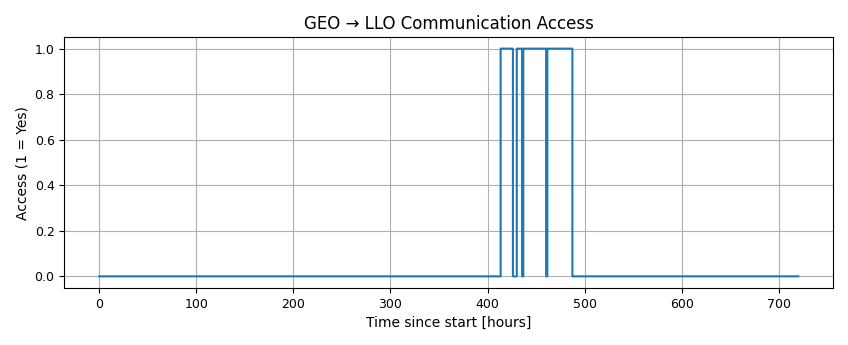

This chart was generated by the following Python code:
"""
第一次生成：基于脚本scenarioSpacecraftLoaction.py
1. 在basilisk中非地心轨道怎么建立
参考 scenarioLagrangePointOrbit.py 学会添加月球和月球根据星历运动
2. 第一次IR没有给出时间范围参数
AI缺乏训练以及合适样本参考的情况下真写不来（涉及到了多个脚本，目前是人与AI协作写）

第二次生成：增加对于通信窗口的检测
1. 一直没有通信窗口
一般地球与月球直接直接建立窗口就比较困难，由于地球阻挡，信号波束1度过窄，仿真时间过短等等。
所以这个脚本应该以功能性验证为主，能检测到极短窗口就行了。
2. 本场景设计的自然语言交互经过了多次复杂对话，中间过程目前不够清晰直观，使用户记忆有困难，不利于复现。主要难点也在于代码迭代不够清晰，每次迭代都是人为引导。
3. basilisk/examples/MultiSatBskSim 有更加复杂的多卫星编队模拟架构。
4. scenarioDataToViz.py 有一个从定义好的csv转viz的范例。
"""


import numpy as np
import matplotlib.pyplot as plt

from Basilisk.utilities import (
    SimulationBaseClass,
    macros,
    orbitalMotion,
    simIncludeGravBody,
    vizSupport
)
from Basilisk.simulation import spacecraft, spacecraftLocation
from Basilisk.topLevelModules import pyswice
from Basilisk.utilities.pyswice_spk_utilities import spkRead
from datetime import datetime, timedelta


def run(show_plots=True):

    # ==================================================
    # 1. 仿真基础设置
    # ==================================================
    simTaskName = "simTask"
    simProcessName = "simProcess"

    scSim = SimulationBaseClass.SimBaseClass()
    scSim.SetProgressBar(True)
    dynProcess = scSim.CreateNewProcess(simProcessName)

    timeStep = macros.sec2nano(180.0)   # 180 秒
    dynProcess.addTask(scSim.CreateNewTask(simTaskName, timeStep))

    simTime = macros.day2nano(30)    # 仿真 30 天

    # ==================================================
    # 2. 引力环境：地球 + 月球
    # ==================================================
    gravFactory = simIncludeGravBody.gravBodyFactory()

    earth = gravFactory.createEarth()
    earth.isCentralBody = True

    moon = gravFactory.createMoon()
    moon.isCentralBody = False

    muEarth = earth.mu
    muMoon = moon.mu

    # UTC 初始时间（全仿真时间锚点）
    timeInitString = "2026 January 04 15:00:00.0"
    spiceTimeFormat = "%Y %B %d %H:%M:%S.%f"
    timeInit = datetime.strptime(timeInitString, spiceTimeFormat)

    spiceObject = gravFactory.createSpiceInterface(
        time=timeInitString,
        epochInMsg=True
    )
    spiceObject.zeroBase = 'Earth'
    scSim.AddModelToTask(simTaskName, spiceObject, 1)

    pyswice.furnsh_c(spiceObject.SPICEDataPath + 'de430.bsp')
    pyswice.furnsh_c(spiceObject.SPICEDataPath + 'naif0012.tls')
    pyswice.furnsh_c(spiceObject.SPICEDataPath + 'de-403-masses.tpc')
    pyswice.furnsh_c(spiceObject.SPICEDataPath + 'pck00010.tpc')

    # ==================================================
    # 3. GEO 卫星
    # ==================================================
    geo = spacecraft.Spacecraft()
    geo.ModelTag = "GEO"

    geo.hub.mHub = 3500.0
    geo.hub.IHubPntBc_B = np.diag([2500., 1800., 2000.])

    gravFactory.addBodiesTo(geo)
    scSim.AddModelToTask(simTaskName, geo)

    oe_geo = orbitalMotion.ClassicElements()
    oe_geo.a = 42164e3
    oe_geo.e = 1e-4
    oe_geo.i = 0.1 * macros.D2R
    oe_geo.Omega = 90.0 * macros.D2R
    oe_geo.omega = 0.0
    oe_geo.f = 0.0

    rGEO, vGEO = orbitalMotion.elem2rv(muEarth, oe_geo)
    geo.hub.r_CN_NInit = rGEO
    geo.hub.v_CN_NInit = vGEO
    geo.hub.sigma_BNInit = [[0.0], [0.0], [0.0]]
    geo.hub.omega_BN_BInit = [[0.0], [0.0], [0.0]]

    # ==================================================
    # 4. LLO 卫星
    # ==================================================
    llo = spacecraft.Spacecraft()
    llo.ModelTag = "LLO"

    llo.hub.mHub = 500.0
    llo.hub.IHubPntBc_B = np.diag([300., 250., 200.])

    gravFactory.addBodiesTo(llo)
    scSim.AddModelToTask(simTaskName, llo)

    oe_llo = orbitalMotion.ClassicElements()
    oe_llo.a = (1738.0 + 100.0) * 1e3
    oe_llo.e = 0.01
    oe_llo.i = 90.0 * macros.D2R
    oe_llo.Omega = 0.0
    oe_llo.omega = 0.0
    oe_llo.f = 0.0

    rLLO_M, vLLO_M = orbitalMotion.elem2rv(muMoon, oe_llo)

    moonState = 1000 * spkRead(
        'moon',
        timeInitString,
        'J2000',
        'earth'
    )

    rMoon_N = moonState[0:3]
    vMoon_N = moonState[3:6]

    llo.hub.r_CN_NInit = rMoon_N + rLLO_M
    llo.hub.v_CN_NInit = vMoon_N + vLLO_M
    llo.hub.sigma_BNInit = [[0.0], [0.0], [0.0]]
    llo.hub.omega_BN_BInit = [[0.0], [0.0], [0.0]]

    # ==================================================
    # 5. GEO → LLO 通信几何（Access）
    # ==================================================
    access = spacecraftLocation.SpacecraftLocation()
    access.ModelTag = "GEO_to_LLO_Access"

    access.primaryScStateInMsg.subscribeTo(geo.scStateOutMsg)
    access.addSpacecraftToModel(llo.scStateOutMsg)

    access.aHat_B = [1, 0, 0]
    # 放宽波束，增大范围
    access.theta = np.radians(20.0)
    access.maximumRange = 5.0e8

    access.rEquator = earth.radEquator
    access.rPolar = earth.radEquator * 0.996

    scSim.AddModelToTask(simTaskName, access)

    # ==================================================
    # 6. 数据记录
    # ==================================================
    accessRec = access.accessOutMsgs[0].recorder()
    scSim.AddModelToTask(simTaskName, accessRec)

    # ==================================================
    # 7. Unity 可视化
    # ==================================================
    if vizSupport.vizFound:
        viz = vizSupport.enableUnityVisualization(
            scSim,
            simTaskName,
            [geo, llo],
            saveFile="GEO_LLO_Access"
        )

        vizSupport.addLocation(
            viz,
            stationName="GEO_Antenna",
            parentBodyName="GEO",
            r_GP_P=[1.5, 0.0, 0.0],
            gHat_P=[1.0, 0.0, 0.0],
            fieldOfView=2 * access.theta,
            range=access.maximumRange,
            color="cyan"
        )

        viz.settings.showLocationCommLines = 1
        viz.settings.showLocationCones = 1
        viz.settings.showLocationLabels = 1

    # ==================================================
    # 8. 运行仿真
    # ==================================================
    scSim.InitializeSimulation()
    scSim.ConfigureStopTime(simTime)
    scSim.ExecuteSimulation()

    # ==================================================
    # 9. 通信窗口 → UTC（实现 A）
    # ==================================================
    times = accessRec.times() * macros.NANO2SEC
    hasAccess = accessRec.hasAccess

    accessWindows = []
    inAccess = False
    tStart = 0.0

    for t, a in zip(times, hasAccess):
        if a and not inAccess:
            tStart = t
            inAccess = True
        elif not a and inAccess:
            accessWindows.append((tStart, t))
            inAccess = False

    if inAccess:
        accessWindows.append((tStart, times[-1]))

    print("\nGEO → LLO 通信窗口（UTC）：")
    for k, (t0, t1) in enumerate(accessWindows):
        utcStart = timeInit + timedelta(seconds=t0)
        utcEnd = timeInit + timedelta(seconds=t1)
        print(
            f"Window {k+1}: "
            f"{utcStart}  →  {utcEnd}   "
            f"({(t1-t0)/60:.1f} min)"
        )

    # ==================================================
    # 10. 可视化 Access 时间轴
    # ==================================================
    if show_plots:
        plt.figure()
        plt.plot(times/3600, hasAccess, drawstyle='steps-post')
        plt.xlabel("Time since start [hours]")
        plt.ylabel("Access (1 = Yes)")
        plt.title("GEO → LLO Communication Access")
        plt.grid(True)
        plt.show()

    # ==================================================
    # 11. 卸载 SPICE
    # ==================================================
    gravFactory.unloadSpiceKernels()
    pyswice.unload_c(spiceObject.SPICEDataPath + 'de430.bsp')
    pyswice.unload_c(spiceObject.SPICEDataPath + 'naif0012.tls')
    pyswice.unload_c(spiceObject.SPICEDataPath + 'de-403-masses.tpc')
    pyswice.unload_c(spiceObject.SPICEDataPath + 'pck00010.tpc')


if __name__ == "__main__":
    run(True)
